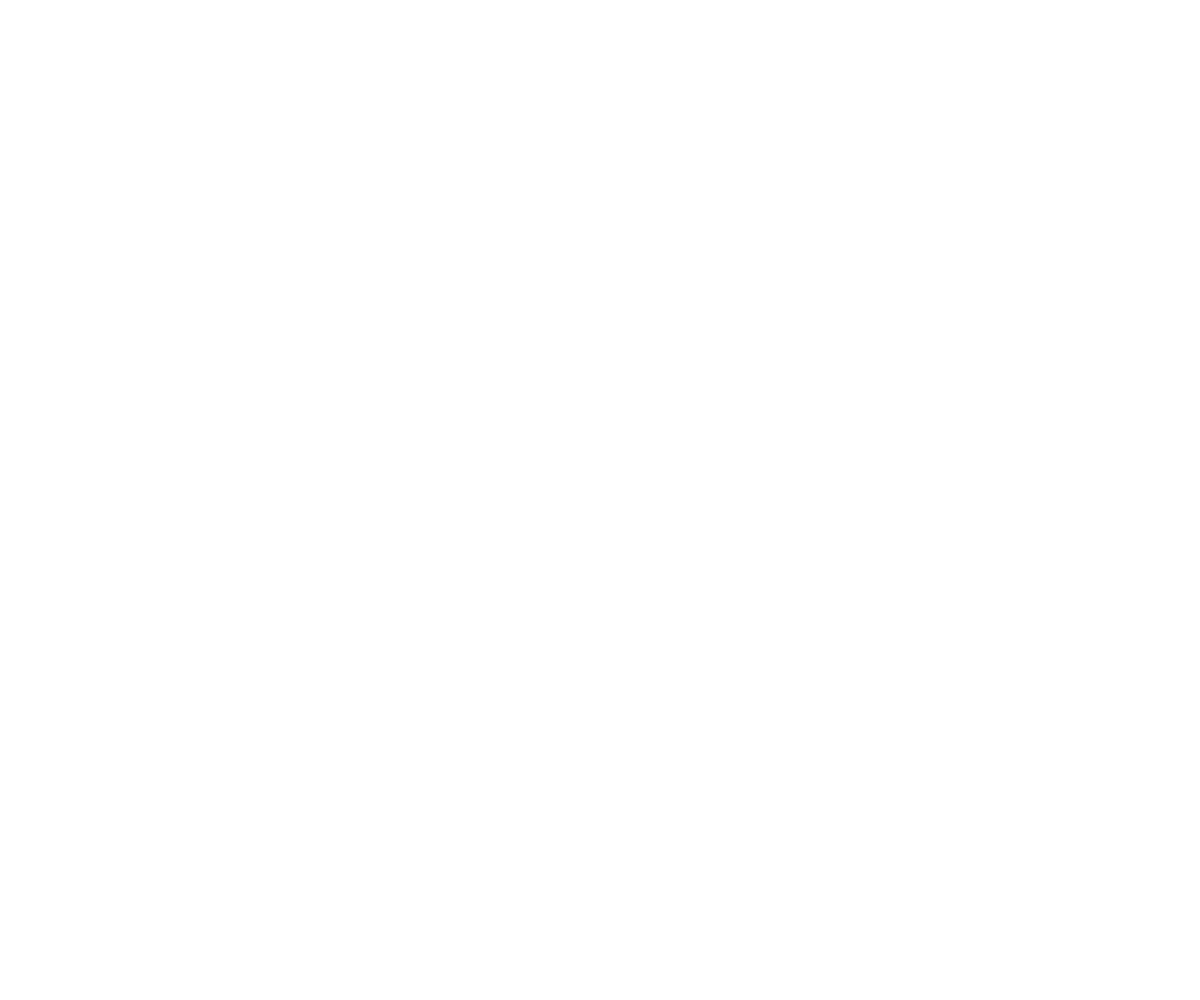
Frame 1 (no input)
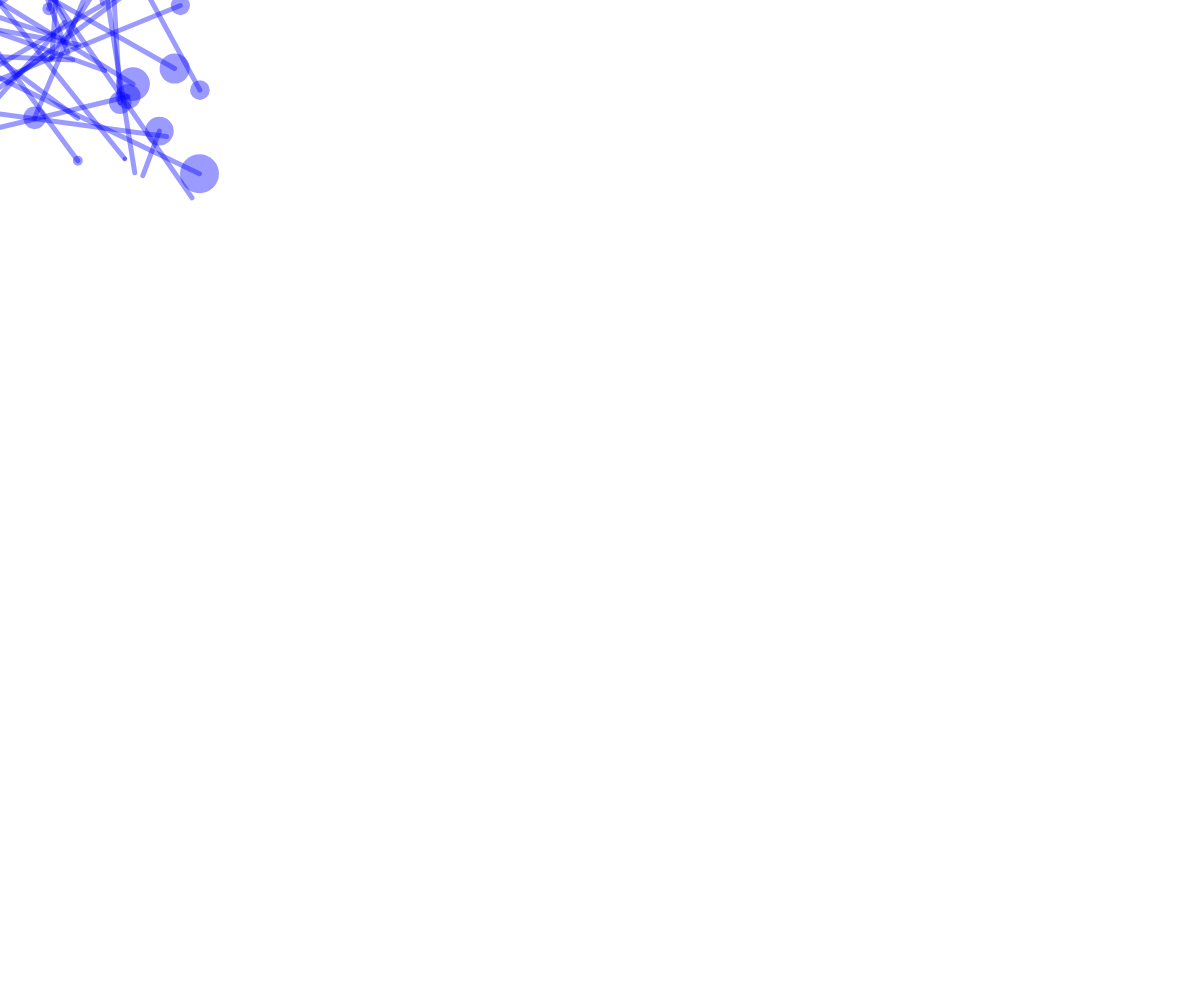
Frame 60 (no input)
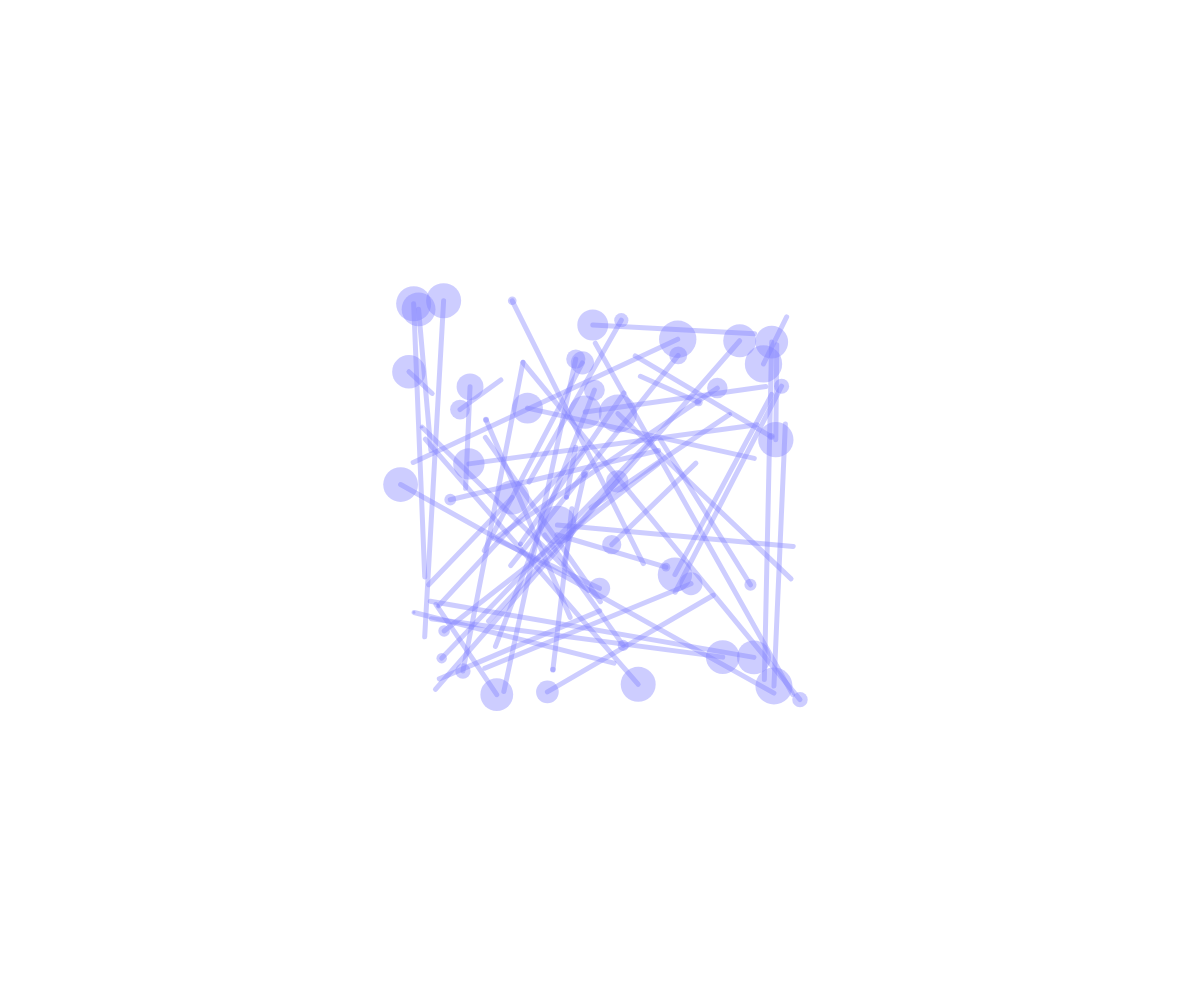
Frame 120 (the mouse pressed at the canvas centre since frame 60)

The p5.js sketch that drew these frames (run headless with seeded random() and noise() and a simulated clock; from frame 60 on, the mouse is pressed at the canvas centre):

// p5.js sketch
// ── sketch.js
function setup() {
  createCanvas(windowWidth, windowHeight);
  noCursor();
  background(255);
}

function draw() {
  //line(random(0,width),random(0,height),random(0,width),random(0,height))
  /*
  //2
  stroke(0,100);
  strokeWeight(1)
  let posX1=random(0,width);
  let posY1=random(0,height);
  let posX2=random(0,width);
  let posY2=random(0,width);
  line(posX1,posY1,posX2,posY2);
  */

  // not working as mouseX, mouseY can go very high
  //let myColor=color(mouseX,mouseY,255,100);

  // we need to remap the mouse values to the range of 255
  // fortunately there is built in map() for that:

  let r = map(mouseX, 0, width, 0, 255, true);
  let g = map(mouseY, 0, height, 0, 255, true);

  let myColor = color(r, g, 255, 100);

  let distance = 200;

  stroke(myColor);
  strokeWeight(5);
  posX1 = random(-distance, distance);
  posY1 = random(-distance, distance);

  // zuerst nur punkte
  posX2 = random(-distance, distance);
  posY2 = random(-distance, distance);

  line(mouseX + posX1, mouseY + posY1, mouseX + posX2, mouseY + posY2);

  noStroke();
  fill(myColor);
  circle(mouseX + posX1, mouseY + posY1, posX2 / 5);
}

function mousePressed() {
  background(255);
}

function windowResized() {
  resizeCanvas(windowWidth, windowHeight);
}
